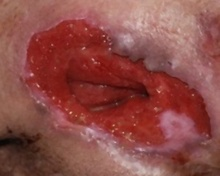
%> input picture src/main/java/com/rodolfo/ulcer/segmentation/repositories/sbed/SBED/sem_reflexo.jpg, 220 x 176 px, shrunk from 300 x 240 before the run
$ octave Demo2.m   (GNU Octave 9; MATLAB toolbox functions it lacks are replaced by stand-ins)
%> lines starting %> are read from the running program, lines starting %| are printed output that depends on the picture
### src/main/java/com/rodolfo/ulcer/segmentation/repositories/sbed/SBED/SBED.m
function E = SBED(Inimg)

% This code is for our paper "A NOVEL CENTROID UPDATE APPROACH FOR CLUSTERING-BASED SUPERPIXEL
% METHODS AND SUPERPIXEL-BASED EDGE DETECTION".
% You can download our paper on https://arxiv.org/abs/1910.08439.

% Author: Houwang Zhang, School of Automation,
% China University of Geoscience, China.
% Released Date: 2019.10.22
% If you have found any bugs, have any suggestions or problems, please contact me at
% Email: zhanghw@cug.edu.cn

% Inimg is the image to be processed
% K is the number of output superpixels, it should be set as 1500
% C is the compactness factor for superpixel generation, it should be set as 30 for noisy environment, 10 for noise-free environment.
% G_low and G_high should be set as 0.1 and 0.8, respectively.
% E is the output edge.

    K = 1500; C = 30;
    [label, numlabel] = Centroid_SLIC(Inimg, K, C);

    [nRows, nCols] = size(label);
    img = uint8(zeros(nRows, nCols));

    % detect the edge of superpixel

    label = label + 1;
    label_near = cell(numlabel, 1);
    edge_label = zeros(nRows, nCols);

    for m = 1:nRows
        for n = 1:nCols
            L = label(m,n);
            Y = L;
            count = 0;
            minx = max(m-1, 1);
            maxx = min(m+1, nRows);
            miny = max(n-1,1);
            maxy = min(n+1,nCols);
            for u = minx:maxx
                for v = miny:maxy
                    if(label(u, v) ~= L)
                        count = count+1;
                        label_near{L, :} = [label_near{L, :}, label(u, v)];
                        Y = label(u, v);
                    end
                    if(count == 2)
                        break;
                    end
                end
                if(count == 2)
                    break;
                end
            end
            if(count == 2)
                img(m, n) = 255;
                edge_label(m, n, 1) = 10000 * L + Y;
            end
        end
    end

    for i = 1:numlabel
        label_near{i, :} = unique(label_near{i, :});
    end

    % project to CIELAB

    cform = makecform('srgb2lab');
    lab_he = applycform(Inimg, cform);
    lab_he = double(lab_he);

    % compute centers

    center = zeros(numlabel, 3);

    ct = numlabel;
    c1 = zeros(ct, 1);
    ct_l = zeros(ct, 1);
    ct_a = zeros(ct, 1);
    ct_b = zeros(ct, 1);

    for k = 1:nRows
        for g = 1:nCols
            i = label(k, g);
            c1(i) = c1(i)+1;
            ct_l(i) = ct_l(i)+lab_he(k,g,1);
            ct_a(i) = ct_a(i)+lab_he(k,g,2);
            ct_b(i) = ct_b(i)+lab_he(k,g,3);
        end
    end

    for i=1:ct
        center(i,1) = fix(ct_l(i)/c1(i));
        center(i,2) = fix(ct_a(i)/c1(i));
        center(i,3) = fix(ct_b(i)/c1(i));
    end

    % compute distance map

    adj = zeros(numlabel, numlabel);
    for i = 1:numlabel
        neighbor = label_near{i, :};
       for j = 1 : length(neighbor)
           adj(i, neighbor(j)) = 1;
       end
    end

    map = zeros(numlabel, numlabel);
    count = 0;

    for i = 1:numlabel
       for j = i : numlabel

           if adj(i, j) == 0
               continue;
           end

           Dc = (abs(center(i, 1) - center(j, 1)) + abs(center(i, 2) - center(j, 2)) + abs(center(i, 3)-center(j, 3)));

           map(i, j) = Dc;
           count = count + 1;

       end
    end

    meandistance = sum(sum(map)) / count;

    % accoring to the distance and sobel operator remove the false edges

    imag = rgb2gray(Inimg);
    [high,width] = size(imag);
    F2 = double(imag);
    U = double(imag);
    uSobel = imag;
    for i = 2:high - 1
        for j = 2:width - 1

            if img(i, j) == 0
                uSobel(i,j) = 0;
                continue;
            end

            Gx = (U(i+1,j-1) + 2*U(i+1,j) + F2(i+1,j+1)) - (U(i-1,j-1) + 2*U(i-1,j) + F2(i-1,j+1));
            Gy = (U(i-1,j+1) + 2*U(i,j+1) + F2(i+1,j+1)) - (U(i-1,j-1) + 2*U(i,j-1) + F2(i+1,j-1));
            uSobel(i,j) = sqrt(Gx^2 + Gy^2);
        end
    end

    pixel_state = zeros(nRows, nCols); u = uSobel;
    G_high = max(max(uSobel)) * 0.8;
    for m = 1:nRows
        for n = 1:nCols
            if uSobel(m, n) > G_high
                pixel_state(m, n) = 255;
            end
        end
    end

    for i = 1:numlabel
        for j = i:numlabel
            if adj(i, j) == 0
                continue;
            end

            if map(i, j) < meandistance * 1
                [x1, y1] = find(edge_label == 10000 * i + j);
                uSobel(x1, y1) = 0;
                [x2, y2] = find(edge_label == 10000 * j + i);
                uSobel(x2, y2) = 0;
            end

        end
    end

    % remove the isolated pixels

    G_low = max(max(uSobel)) * 0.1;

    for m = 1:nRows
        for n = 1:nCols


            if img(m, n) == 0
                continue;
            end

            if pixel_state(m, n) == 255
                uSobel(m, n) = u(m, n);
            end

            if uSobel(m, n) < G_low
                uSobel(m, n) = 0;
            end


        end
    end

    E = uSobel;
    uSobel(uSobel ~= 0) = 1;

    for m = 1:nRows
        for n = 1:nCols

            minx = max(m-1, 1);
            maxx = min(m+1, nRows);
            miny = max(n-1,1);
            maxy = min(n+1,nCols);

            sumG = uSobel(minx, n) + uSobel(minx, miny) + uSobel(minx, maxy) + uSobel(m, miny) + uSobel(m, maxy) + uSobel(maxx, n) + uSobel(maxx, miny) + uSobel(maxx, maxy);
            if sumG < 2
                E(m, n) = 0;
            end

        end
    end

end

### src/main/java/com/rodolfo/ulcer/segmentation/repositories/sbed/SBED/Demo2.m
% This code is for our paper "A NOVEL CENTROID UPDATE APPROACH FOR CLUSTERING-BASED SUPERPIXEL
% METHODS AND SUPERPIXEL-BASED EDGE DETECTION".
% You can download our paper on https://arxiv.org/abs/1910.08439.

% Author: Houwang Zhang, School of Automation,
% China University of Geoscience, China.
% Released Date: 2019.10.22
% If you have found any bugs, have any suggestions or problems, please contact me at
% Email: zhanghw@cug.edu.cn

close all
clear, clc

Inimg = imread('sem_reflexo.jpg');
%> Inimg is the input picture: size 176x220x3 uint8; mean R, G, B 140.8, 76.1, 71.3
% Inimg = imnoise(Inimg, 'poisson');
% Inimg = imnoise(Inimg,'salt & pepper', 0.1);
Inimg = imnoise(Inimg,'gaussian', 0, 0.01);
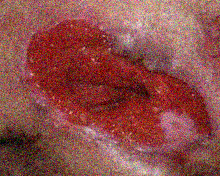
%> Inimg: size 176x220x3 uint8; mean R, G, B 140.6, 76.4, 72
% Inimg = imnoise(Inimg,'speckle', 0.01);

imag = rgb2gray(Inimg);
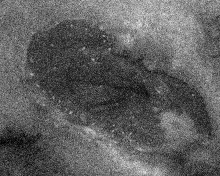
%> imag: size 176x220 uint8; min 0, max 236, mean 95.1
%> the run ends on the next line

figure;imshow(Inimg);
E = SBED(Inimg);

$ run again, with src/main/java/com/rodolfo/ulcer/segmentation/repositories/sbed/SBED/I.jpg copied over src/main/java/com/rodolfo/ulcer/segmentation/repositories/sbed/SBED/sem_reflexo.jpg
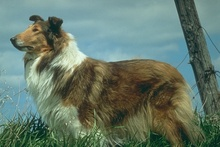
%> input picture src/main/java/com/rodolfo/ulcer/segmentation/repositories/sbed/SBED/I.jpg, 220 x 147 px, shrunk from 481 x 321 before the run
%> Inimg is the input picture: size 147x220x3 uint8; mean R, G, B 101.9, 121.6, 107.4
%> `Inimg = imnoise(Inimg,'gaussian', 0, 0.01);`:
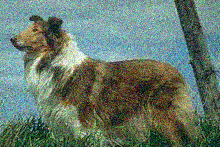
%> Inimg: size 147x220x3 uint8; mean R, G, B 102, 121.3, 107.7
%> `imag = rgb2gray(Inimg);`:
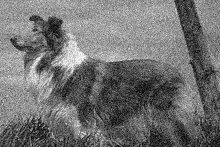
%> imag: size 147x220 uint8; min 0, max 254, mean 114
